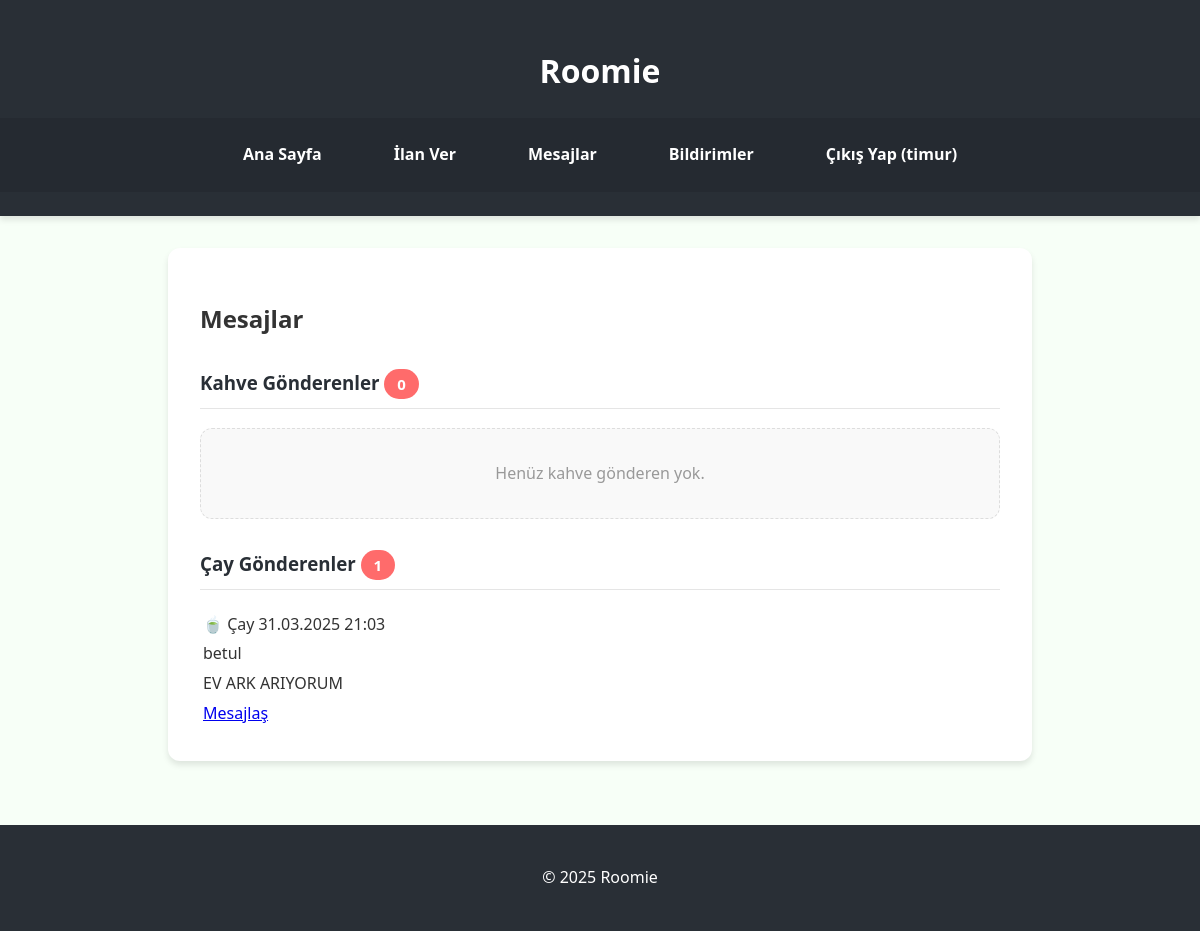
The app's page /mesajlar (signed in) with its own data.
### tables this page shows
CREATE TABLE begeniler (
            id INTEGER PRIMARY KEY AUTOINCREMENT,
            ilan_id INTEGER NOT NULL,
            gonderen_id INTEGER NOT NULL,
            tip TEXT NOT NULL,  -- 'cay' veya 'kahve'
            tarih TIMESTAMP DEFAULT CURRENT_TIMESTAMP,
            FOREIGN KEY(ilan_id) REFERENCES ilanlar(id),
            FOREIGN KEY(gonderen_id) REFERENCES users(id),
            UNIQUE(ilan_id, gonderen_id)  -- Bir kullanıcı bir ilana sadece bir kez beğeni gönderebilir
        );

CREATE TABLE users (
            id INTEGER PRIMARY KEY AUTOINCREMENT,
            username TEXT UNIQUE NOT NULL,
            password TEXT NOT NULL,
            email TEXT UNIQUE NOT NULL,
            phone TEXT,
            created_at TIMESTAMP DEFAULT CURRENT_TIMESTAMP
        );

CREATE TABLE ilanlar (
            id INTEGER PRIMARY KEY AUTOINCREMENT,
            baslik TEXT NOT NULL,
            aciklama TEXT NOT NULL,
            fiyat REAL NOT NULL,
            konum TEXT NOT NULL,
            cinsiyet TEXT NOT NULL,
            oda_sayisi TEXT NOT NULL,
            sigara BOOLEAN DEFAULT 0,
            alkol BOOLEAN DEFAULT 0,
            evcil_hayvan BOOLEAN DEFAULT 0,
            resimler TEXT,
            tarih TIMESTAMP DEFAULT CURRENT_TIMESTAMP,
            user_id INTEGER,
            FOREIGN KEY(user_id) REFERENCES users(id)
        );

### app.py (the view)
@app.route('/mesajlar')
@login_required
def mesajlar():
    db = get_db()
    cursor = db.conn.cursor()
    cursor.execute(
        "SELECT COUNT(*) FROM ilanlar WHERE user_id = ?",
        (session['user_id'],)
    )
    is_ev_sahibi = cursor.fetchone()[0] > 0
    begeniler = []
    cursor.execute('''
        SELECT b.*, u.username, i.baslik as ilan_baslik,
               mi.durum as istek_durumu, mo.id as oda_id
        FROM begeniler b
        JOIN users u ON b.gonderen_id = u.id
        JOIN ilanlar i ON b.ilan_id = i.id
        LEFT JOIN mesaj_istekleri mi ON
            mi.ilan_id = b.ilan_id AND
            mi.gonderen_id = b.gonderen_id
        LEFT JOIN mesaj_odalari mo ON
            (mo.kullanici1_id = b.gonderen_id AND mo.kullanici2_id = ?) OR
            (mo.kullanici2_id = b.gonderen_id AND mo.kullanici1_id = ?)
        WHERE i.user_id = ? OR b.gonderen_id = ?
        ORDER BY b.tarih DESC
    ''', (session['user_id'], session['user_id'], session['user_id'], session['user_id']))
    begeniler = [dict(row) for row in cursor.fetchall()]
    kahve_gonderenler = [b for b in begeniler if b['tip'] == 'kahve']
    cay_gonderenler = [b for b in begeniler if b['tip'] == 'cay']
    return render_template('mesajlar.html',
                        kahve_gonderenler=kahve_gonderenler,
                        cay_gonderenler=cay_gonderenler,
                        is_ev_sahibi=is_ev_sahibi)

### app.py (called while the page is built)
@app.template_filter('datetimeformat')
def datetimeformat(value, format='%d.%m.%Y %H:%M'):
    if isinstance(value, str):
        value = datetime.strptime(value, '%Y-%m-%d %H:%M:%S')
    return value.strftime(format)

def get_db():
    if 'db' not in g:
        g.db = Database(app.config['DATABASE'])
    return g.db

def generate_csrf_token():
    if '_csrf_token' not in session:
        session['_csrf_token'] = secrets.token_hex(16)
    return session['_csrf_token']

def login_required(f):
    @wraps(f)
    def decorated_function(*args, **kwargs):
        if 'user_id' not in session:
            flash('Bu sayfayı görüntülemek için giriş yapmalısınız', 'danger')
            return redirect(url_for('login', next=request.url))
        return f(*args, **kwargs)
    return decorated_function

@app.context_processor
def inject_notification_count():
    if 'user_id' in session:
        db = get_db()
        cursor = db.conn.cursor()
        cursor.execute('''
            SELECT COUNT(*) FROM bildirimler
            WHERE user_id = ? AND okundu = 0
        ''', (session['user_id'],))
        unread = cursor.fetchone()[0]
        return {'unread_notifications': unread}
    return {'unread_notifications': 0}

### database.py (called while the page is built)
    def upgrade_database(self):
        try:
            cursor = self.conn.cursor()
            cursor.execute("PRAGMA table_info(mesaj_istekleri)")
            columns = [col[1] for col in cursor.fetchall()]
            if 'oda_id' not in columns:
                cursor.execute('ALTER TABLE mesaj_istekleri ADD COLUMN oda_id INTEGER REFERENCES mesaj_odalari(id)')
                self.conn.commit()
                print("Veritabanı şeması güncellendi: oda_id eklendi")
        except sqlite3.Error as e:
            print("Veritabanı güncelleme hatası:", e)

    def close(self):
        if hasattr(self, 'conn') and self.conn:
            self.conn.close()

    def __del__(self):
        self.close()

### templates/mesajlar.html (shortened to what this page needs)
{% extends "base.html" %}
{% block content %}
<section class="mesajlar-section">
    <h2>Mesajlar</h2>
    <div class="begeni-listesi">
        <h3>Kahve Gönderenler <span class="badge">{{ kahve_gonderenler|length }}</span></h3>
        {% if kahve_gonderenler %}
        <div class="begeni-grid">
            {% for begeni in kahve_gonderenler %}
            <div class="begeni-karti kahve">
                <div class="begeni-header">
                    <span class="begeni-tip">☕ Kahve</span>
                    <span class="begeni-tarih">{{ begeni.tarih|datetimeformat }}</span>
                </div>
                <div class="begeni-icerik">
                    <div class="kullanici-bilgi">
                        <span class="username">{{ begeni.username }}</span>
                        <span class="ilan-baslik">{{ begeni.ilan_baslik }}</span>
                    </div>
					<a href="{{ url_for('mesaj_odasi', oda_id=begeni.oda_id) if begeni.oda_id else '#' }}"
					   class="btn {% if begeni.oda_id %}btn-primary{% else %}btn-secondary disabled{% endif %}">
					   {% if begeni.oda_id %}Mesajlaş{% else %}Onay Bekliyor{% endif %}
					</a>
                </div>
            </div>
            {% endfor %}
        </div>
        {% else %}
        <p class="bos-liste">Henüz kahve gönderen yok.</p>
        {% endif %}
        <h3>Çay Gönderenler <span class="badge">{{ cay_gonderenler|length }}</span></h3>
		{% if cay_gonderenler %}
		<table>
			{% for begeni in cay_gonderenler %}
			<tr>
				<td>🍵 Çay</td>
				<td>{{ begeni.tarih|datetimeformat }}</td>
			</tr>
			<tr>
				<td colspan="2">{{ begeni.username }}</td>
			</tr>
			<tr>
				<td colspan="2">{{ begeni.ilan_baslik }}</td>
			</tr>
			<tr>
				<td colspan="2">
					{% if is_ev_sahibi %}
						{% if begeni.istek_durumu == 'beklemede' %}
						<form method="POST" action="{{ url_for('mesaj_istek_islem') }}">
							<input type="hidden" name="csrf_token" value="{{ csrf_token() }}">
							<input type="hidden" name="istek_id" value="{{ begeni.id }}">
							<button type="submit" name="islem" value="kabul" class="btn btn-success">Kabul Et</button>
							<button type="submit" name="islem" value="red" class="btn btn-danger">Reddet</button>
						</form>
						{% elif begeni.istek_durumu == 'kabul' and begeni.oda_id %}
						<a href="{{ url_for('mesaj_odasi', oda_id=begeni.oda_id) }}" class="btn btn-primary">
							Mesajlaş
						</a>
						{% endif %}
					{% endif %}
				</td>
			</tr>
			{% endfor %}
		</table>
		{% else %}
		<p>Henüz çay gönderen yok.</p>
		{% endif %}
    </div>
</section>
{% endblock %}

### static/css/style.css (style rules this page uses)
:root { --primary-color: #FF6B6B; --secondary-color: #4ECDC4; --accent-color: #FFE66D; --dark-color: #292F36; --light-color: #F7FFF7; --text-color: #333333; --text-light: #ffffff; --shadow: 0 4px 6px rgba(0, 0, 0, 0.1); --border-radius: 12px; }
body { font-family: 'Nunito', 'Segoe UI', Tahoma, Geneva, Verdana, sans-serif; line-height: 1.6; margin: 0; padding: 0; color: var(--text-color); background-color: var(--light-color); }
.mesajlar-section { max-width: 800px; margin: 0 auto; padding: 2rem; background: white; border-radius: var(--border-radius); box-shadow: var(--shadow); }
.begeni-listesi h3 { margin-top: 30px; padding-bottom: 10px; border-bottom: 1px solid rgba(0, 0, 0, 0.1); color: var(--dark-color); }
.badge { background: var(--primary-color); color: white; padding: 0.3rem 0.8rem; border-radius: 20px; font-size: 0.8em; font-weight: 600; }
.bos-liste { color: #999; text-align: center; padding: 2rem; background: #f9f9f9; border-radius: var(--border-radius); border: 1px dashed #ddd; }

### records on screen
begeniler: tarih "31.03.2025 21:03", username "betul", ilan_baslik "EV ARK ARIYORUM"

### other values on screen
{{ session['username'] }} "timur"
{{ kahve_gonderenler|length }} "0"
{{ cay_gonderenler|length }} "1"
